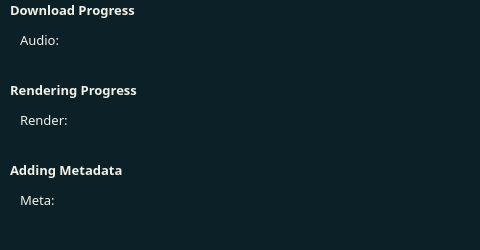
   <widget class="QWidget" name="progressAudio" native="true">
    <property name="geometry">
     <rect>
      <x>20</x>
      <y>90</y>
      <width>480</width>
      <height>250</height>
     </rect>
    </property>
    <property name="sizePolicy">
     <sizepolicy hsizetype="Fixed" vsizetype="Fixed">
      <horstretch>0</horstretch>
      <verstretch>0</verstretch>
     </sizepolicy>
    </property>
    <property name="toolTip">
     <string notr="true"/>
    </property>
    <property name="statusTip">
     <string notr="true"/>
    </property>
    <property name="whatsThis">
     <string notr="true"/>
    </property>
    <property name="styleSheet">
     <string notr="true">background-color: rgb(11, 32, 39);</string>
    </property>
    <widget class="QLabel" name="pA_msgAudioProgress">
     <property name="enabled">
      <bool>true</bool>
     </property>
     <property name="geometry">
      <rect>
       <x>20</x>
       <y>30</y>
       <width>40</width>
       <height>20</height>
      </rect>
     </property>
     <property name="sizePolicy">
      <sizepolicy hsizetype="Fixed" vsizetype="Fixed">
       <horstretch>0</horstretch>
       <verstretch>0</verstretch>
      </sizepolicy>
     </property>
     <property name="font">
      <font>
       <family>Quicksand Medium</family>
       <pointsize>10</pointsize>
       <weight>50</weight>
       <italic>false</italic>
       <bold>false</bold>
      </font>
     </property>
     <property name="toolTip">
      <string notr="true"/>
     </property>
     <property name="statusTip">
      <string notr="true"/>
     </property>
     <property name="whatsThis">
      <string notr="true"/>
     </property>
     <property name="autoFillBackground">
      <bool>false</bool>
     </property>
     <property name="styleSheet">
      <string notr="true">font: 10pt &quot;Quicksand Medium&quot;; color: rgb(241, 241, 229);</string>
     </property>
     <property name="frameShape">
      <enum>QFrame::NoFrame</enum>
     </property>
     <property name="frameShadow">
      <enum>QFrame::Plain</enum>
     </property>
     <property name="text">
      <string notr="true">Audio:</string>
     </property>
     <property name="alignment">
      <set>Qt::AlignLeading|Qt::AlignLeft|Qt::AlignVCenter</set>
     </property>
     <property name="textInteractionFlags">
      <set>Qt::NoTextInteraction</set>
     </property>
    </widget>
    <widget class="QLabel" name="pA_msgCategDownload">
     <property name="enabled">
      <bool>true</bool>
     </property>
     <property name="geometry">
      <rect>
       <x>10</x>
       <y>0</y>
       <width>140</width>
       <height>20</height>
      </rect>
     </property>
     <property name="sizePolicy">
      <sizepolicy hsizetype="Fixed" vsizetype="Fixed">
       <horstretch>0</horstretch>
       <verstretch>0</verstretch>
      </sizepolicy>
     </property>
     <property name="font">
      <font>
       <family>Quicksand Medium</family>
       <pointsize>10</pointsize>
       <weight>75</weight>
       <italic>false</italic>
       <bold>true</bold>
      </font>
     </property>
     <property name="toolTip">
      <string notr="true"/>
     </property>
     <property name="statusTip">
      <string notr="true"/>
     </property>
     <property name="whatsThis">
      <string notr="true"/>
     </property>
     <property name="autoFillBackground">
      <bool>false</bool>
     </property>
     <property name="styleSheet">
      <string notr="true">font: bold 10pt &quot;Quicksand Medium&quot;; color: rgb(241, 241, 229);</string>
     </property>
     <property name="frameShape">
      <enum>QFrame::NoFrame</enum>
     </property>
     <property name="frameShadow">
      <enum>QFrame::Plain</enum>
     </property>
     <property name="text">
      <string notr="true">Download Progress</string>
     </property>
     <property name="alignment">
      <set>Qt::AlignLeading|Qt::AlignLeft|Qt::AlignVCenter</set>
     </property>
     <property name="textInteractionFlags">
      <set>Qt::NoTextInteraction</set>
     </property>
    </widget>
    <widget class="QLabel" name="pA_downloadAudioProgress">
     <property name="geometry">
      <rect>
       <x>80</x>
       <y>35</y>
       <width>380</width>
       <height>15</height>
      </rect>
     </property>
     <property name="toolTip">
      <string notr="true"/>
     </property>
     <property name="statusTip">
      <string notr="true"/>
     </property>
     <property name="whatsThis">
      <string notr="true"/>
     </property>
     <property name="styleSheet">
      <string notr="true">image: url(assets/progressBar_static-0.png);</string>
     </property>
     <property name="text">
      <string notr="true"/>
     </property>
     <property name="alignment">
      <set>Qt::AlignCenter</set>
     </property>
     <property name="textInteractionFlags">
      <set>Qt::NoTextInteraction</set>
     </property>
    </widget>
    <widget class="QLabel" name="pA_msgRenderProgress">
     <property name="enabled">
      <bool>true</bool>
     </property>
     <property name="geometry">
      <rect>
       <x>20</x>
       <y>110</y>
       <width>50</width>
       <height>20</height>
      </rect>
     </property>
     <property name="sizePolicy">
      <sizepolicy hsizetype="Fixed" vsizetype="Fixed">
       <horstretch>0</horstretch>
       <verstretch>0</verstretch>
      </sizepolicy>
     </property>
     <property name="font">
      <font>
       <family>Quicksand Medium</family>
       <pointsize>10</pointsize>
       <weight>50</weight>
       <italic>false</italic>
       <bold>false</bold>
      </font>
     </property>
     <property name="toolTip">
      <string notr="true"/>
     </property>
     <property name="statusTip">
      <string notr="true"/>
     </property>
     <property name="whatsThis">
      <string notr="true"/>
     </property>
     <property name="autoFillBackground">
      <bool>false</bool>
     </property>
     <property name="styleSheet">
      <string notr="true">font: 10pt &quot;Quicksand Medium&quot;; color: rgb(241, 241, 229);</string>
     </property>
     <property name="frameShape">
      <enum>QFrame::NoFrame</enum>
     </property>
     <property name="frameShadow">
      <enum>QFrame::Plain</enum>
     </property>
     <property name="text">
      <string notr="true">Render:</string>
     </property>
     <property name="alignment">
      <set>Qt::AlignLeading|Qt::AlignLeft|Qt::AlignVCenter</set>
     </property>
     <property name="textInteractionFlags">
      <set>Qt::NoTextInteraction</set>
     </property>
    </widget>
    <widget class="QLabel" name="pA_msgCategRendering">
     <property name="enabled">
      <bool>true</bool>
     </property>
     <property name="geometry">
      <rect>
       <x>10</x>
       <y>80</y>
       <width>140</width>
       <height>20</height>
      </rect>
     </property>
     <property name="sizePolicy">
      <sizepolicy hsizetype="Fixed" vsizetype="Fixed">
       <horstretch>0</horstretch>
       <verstretch>0</verstretch>
      </sizepolicy>
     </property>
     <property name="font">
      <font>
       <family>Quicksand Medium</family>
       <pointsize>10</pointsize>
       <weight>75</weight>
       <italic>false</italic>
       <bold>true</bold>
      </font>
     </property>
     <property name="toolTip">
      <string notr="true"/>
     </property>
     <property name="statusTip">
      <string notr="true"/>
     </property>
     <property name="whatsThis">
      <string notr="true"/>
     </property>
     <property name="autoFillBackground">
      <bool>false</bool>
     </property>
     <property name="styleSheet">
      <string notr="true">font: bold 10pt &quot;Quicksand Medium&quot;; color: rgb(241, 241, 229);</string>
     </property>
     <property name="frameShape">
      <enum>QFrame::NoFrame</enum>
     </property>
     <property name="frameShadow">
      <enum>QFrame::Plain</enum>
     </property>
     <property name="text">
      <string notr="true">Rendering Progress</string>
     </property>
     <property name="alignment">
      <set>Qt::AlignLeading|Qt::AlignLeft|Qt::AlignVCenter</set>
     </property>
     <property name="textInteractionFlags">
      <set>Qt::NoTextInteraction</set>
     </property>
    </widget>
    <widget class="QLabel" name="pA_renderingRenderProgress">
     <property name="geometry">
      <rect>
       <x>80</x>
       <y>115</y>
       <width>380</width>
       <height>15</height>
      </rect>
     </property>
     <property name="toolTip">
      <string notr="true"/>
     </property>
     <property name="statusTip">
      <string notr="true"/>
     </property>
     <property name="whatsThis">
      <string notr="true"/>
     </property>
     <property name="styleSheet">
      <string notr="true">image: url(assets/progressBar_static-0.png);</string>
     </property>
     <property name="text">
      <string notr="true"/>
     </property>
     <property name="alignment">
      <set>Qt::AlignCenter</set>
     </property>
     <property name="textInteractionFlags">
      <set>Qt::NoTextInteraction</set>
     </property>
    </widget>
    <widget class="QLabel" name="pA_AddingMetadataProgress">
     <property name="geometry">
      <rect>
       <x>80</x>
       <y>195</y>
       <width>380</width>
       <height>15</height>
      </rect>
     </property>
     <property name="toolTip">
      <string notr="true"/>
     </property>
     <property name="statusTip">
      <string notr="true"/>
     </property>
     <property name="whatsThis">
      <string notr="true"/>
     </property>
     <property name="styleSheet">
      <string notr="true">image: url(assets/progressBar_static-0.png);</string>
     </property>
     <property name="text">
      <string notr="true"/>
     </property>
     <property name="alignment">
      <set>Qt::AlignCenter</set>
     </property>
     <property name="textInteractionFlags">
      <set>Qt::NoTextInteraction</set>
     </property>
    </widget>
    <widget class="QLabel" name="pA_msgMetadataProgress">
     <property name="enabled">
      <bool>true</bool>
     </property>
     <property name="geometry">
      <rect>
       <x>20</x>
       <y>190</y>
       <width>40</width>
       <height>20</height>
      </rect>
     </property>
     <property name="sizePolicy">
      <sizepolicy hsizetype="Fixed" vsizetype="Fixed">
       <horstretch>0</horstretch>
       <verstretch>0</verstretch>
      </sizepolicy>
     </property>
     <property name="font">
      <font>
       <family>Quicksand Medium</family>
       <pointsize>10</pointsize>
       <weight>50</weight>
       <italic>false</italic>
       <bold>false</bold>
      </font>
     </property>
     <property name="toolTip">
      <string notr="true"/>
     </property>
     <property name="statusTip">
      <string notr="true"/>
     </property>
     <property name="whatsThis">
      <string notr="true"/>
     </property>
     <property name="autoFillBackground">
      <bool>false</bool>
     </property>
     <property name="styleSheet">
      <string notr="true">font: 10pt &quot;Quicksand Medium&quot;; color: rgb(241, 241, 229);</string>
     </property>
     <property name="frameShape">
      <enum>QFrame::NoFrame</enum>
     </property>
     <property name="frameShadow">
      <enum>QFrame::Plain</enum>
     </property>
     <property name="text">
      <string notr="true">Meta:</string>
     </property>
     <property name="alignment">
      <set>Qt::AlignLeading|Qt::AlignLeft|Qt::AlignVCenter</set>
     </property>
     <property name="textInteractionFlags">
      <set>Qt::NoTextInteraction</set>
     </property>
    </widget>
    <widget class="QLabel" name="pA_msgCategAddingMetadata">
     <property name="enabled">
      <bool>true</bool>
     </property>
     <property name="geometry">
      <rect>
       <x>10</x>
       <y>160</y>
       <width>130</width>
       <height>20</height>
      </rect>
     </property>
     <property name="sizePolicy">
      <sizepolicy hsizetype="Fixed" vsizetype="Fixed">
       <horstretch>0</horstretch>
       <verstretch>0</verstretch>
      </sizepolicy>
     </property>
     <property name="font">
      <font>
       <family>Quicksand Medium</family>
       <pointsize>10</pointsize>
       <weight>75</weight>
       <italic>false</italic>
       <bold>true</bold>
      </font>
     </property>
     <property name="toolTip">
      <string notr="true"/>
     </property>
     <property name="statusTip">
      <string notr="true"/>
     </property>
     <property name="whatsThis">
      <string notr="true"/>
     </property>
     <property name="autoFillBackground">
      <bool>false</bool>
     </property>
     <property name="styleSheet">
      <string notr="true">font: bold 10pt &quot;Quicksand Medium&quot;; color: rgb(241, 241, 229);</string>
     </property>
     <property name="frameShape">
      <enum>QFrame::NoFrame</enum>
     </property>
     <property name="frameShadow">
      <enum>QFrame::Plain</enum>
     </property>
     <property name="text">
      <string notr="true">Adding Metadata</string>
     </property>
     <property name="alignment">
      <set>Qt::AlignLeading|Qt::AlignLeft|Qt::AlignVCenter</set>
     </property>
     <property name="textInteractionFlags">
      <set>Qt::NoTextInteraction</set>
     </property>
    </widget>
   </widget>
